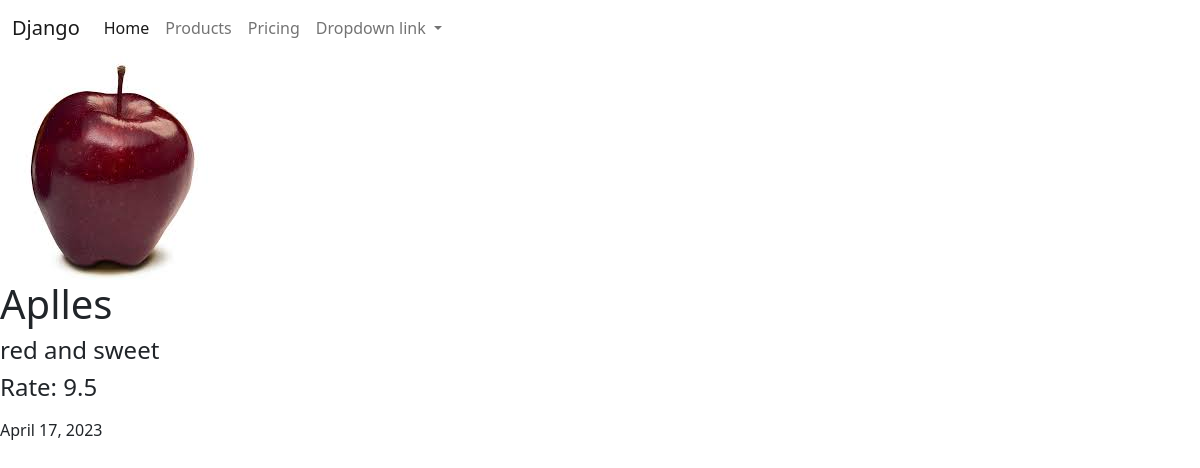
The page /products/1/ on the database its author committed.
### posts/models.py (models this page shows, shortened)
class Products(models.Model):
    image = models.ImageField(blank=True, null=True)
    title = models.CharField(max_length=255)
    description = models.TextField()
    rate = models.FloatField()
    create_date = models.DateField(auto_now=True)
    modified_date = models.DateField(auto_now_add=True)

### posts/views.py (the view, shortened to what this page needs)
# urls.py: path('products/<int:id>/', product_detail_view),
def product_detail_view(request, id):
    if request.method == 'GET':
        products = Products.objects.get(id=id)
        context = {
            'product': products,
            'comments': products.comment_set.all(),
            'form': CommentCreateForm
        }
        return render(request, 'products/detail.html', context=context)

### templates/products/detail.html (shortened to what this page needs)
{% extends 'layouts/index.html' %}
{% load static %}
{% block content %}
    <div class="product_block" style="
       .products_block {
             width: 80%;
             margin-left: 10%;
             margin-top: 50px;
         }
         .dates {
             margin-top: 20%;
             display: flex;
             justify-content: space-between;
         }">
        <div class="image">
            {% if product.image %}
                <img style="max-width: 650px" src="/media/{{ product.image }}/" alt="">
            {% else %}
                <img src="{% static 'img.png' %}" alt="">
            {% endif %}
        </div>
        <div class="info">
            <h1>{{ product.title }}</h1>
            <h4>{{ product.description }}</h4>
            <h4>Rate: {{ product.rate }}</h4>
            <div class="dates">
                <p>{{ product.modified_date }}</p>
            </div>
        </div>
    </div>
{% endblock %}

### rows shown on the page
Products: image (picture), title "Aplles", description "red and sweet", rate "9.5", modified_date "April 17, 2023"
